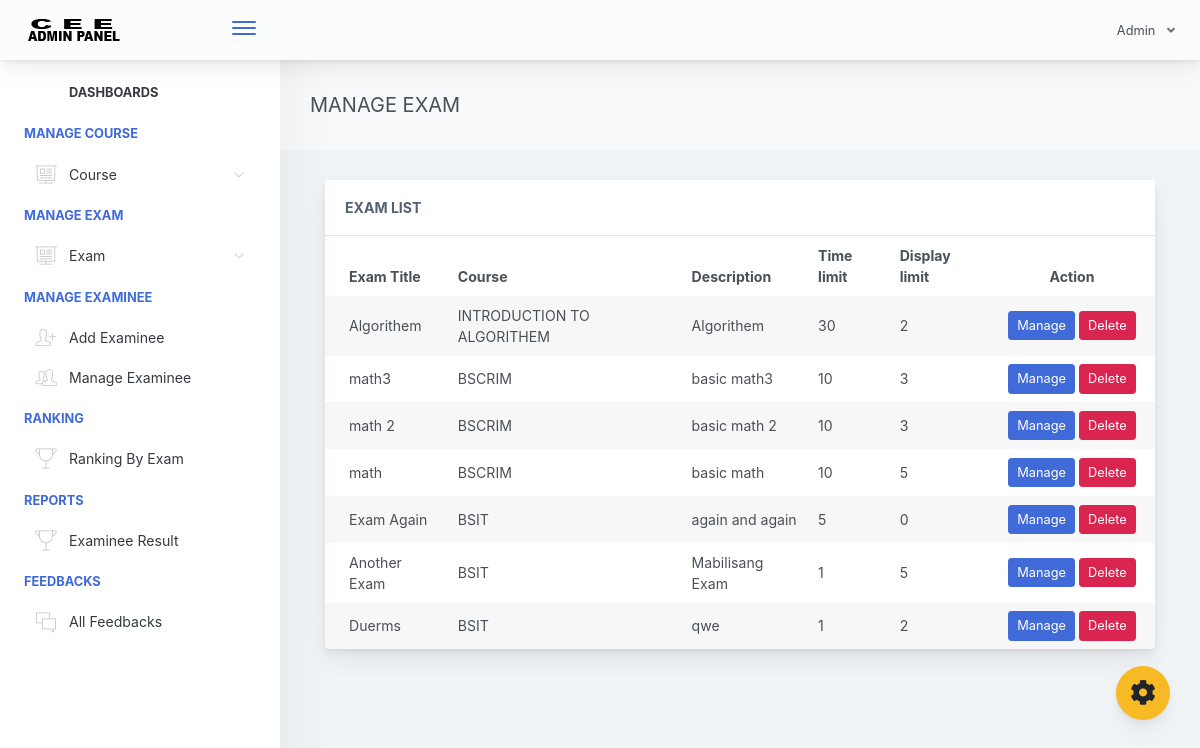
Screenshot of /adminpanel/admin/home.php?page=manage-exam (signed in) with the database file from the repository.
### tables this page shows
CREATE TABLE `exam_tbl` (
  `ex_id` int(11) NOT NULL,
  `cou_id` int(11) NOT NULL,
  `ex_title` varchar(1000) NOT NULL,
  `ex_time_limit` varchar(1000) NOT NULL,
  `ex_questlimit_display` int(11) NOT NULL,
  `ex_description` varchar(1000) NOT NULL,
  `ex_created` timestamp NOT NULL DEFAULT current_timestamp() ON UPDATE current_timestamp()
);

CREATE TABLE `course_tbl` (
  `cou_id` int(11) NOT NULL,
  `cou_name` varchar(1000) NOT NULL,
  `cou_created` timestamp NOT NULL DEFAULT current_timestamp() ON UPDATE current_timestamp()
);

### adminpanel/admin/pages/manage-exam.php (the view, shortened to what this page needs)
<div class="app-main__outer">
        <div class="app-main__inner">
            <div class="app-page-title">
                <div class="page-title-wrapper">
                    <div class="page-title-heading">
                        <div>MANAGE EXAM</div>
                    </div>
                </div>
            </div>
            <div class="col-md-12">
                <div class="main-card mb-3 card">
                    <div class="card-header">ExAM List
                    </div>
                    <div class="table-responsive">
                        <table class="align-middle mb-0 table table-borderless table-striped table-hover" id="tableList">
                            <thead>
                            <tr>
                                <th class="text-left pl-4">Exam Title</th>
                                <th class="text-left ">Course</th>
                                <th class="text-left ">Description</th>
                                <th class="text-left ">Time limit</th>
                                <th class="text-left ">Display limit</th>
                                <th class="text-center" width="20%">Action</th>
                            </tr>
                            </thead>
                            <tbody>
                              <?php
                                $selExam = $conn->query("SELECT * FROM exam_tbl ORDER BY ex_id DESC ");
                                if($selExam->rowCount() > 0)
                                {
                                    while ($selExamRow = $selExam->fetch(PDO::FETCH_ASSOC)) { ?>
                                        <tr>
                                            <td class="pl-4"><?php echo $selExamRow['ex_title']; ?></td>
                                            <td>
                                                <?php
                                                    $courseId =  $selExamRow['cou_id'];
                                                    $selCourse = $conn->query("SELECT * FROM course_tbl WHERE cou_id='$courseId' ");
                                                    while ($selCourseRow = $selCourse->fetch(PDO::FETCH_ASSOC)) {
                                                        echo $selCourseRow['cou_name'];
                                                    }
                                                ?>
                                            </td>
                                            <td><?php echo $selExamRow['ex_description']; ?></td>
                                            <td><?php echo $selExamRow['ex_time_limit']; ?></td>
                                            <td><?php echo $selExamRow['ex_questlimit_display']; ?></td>
                                            <td class="text-center">
                                             <a href="manage-exam.php?id=<?php echo $selExamRow['ex_id']; ?>" type="button" class="btn btn-primary btn-sm">Manage</a>
                                             <button type="button" id="deleteExam" data-id='<?php echo $selExamRow['ex_id']; ?>'  class="btn btn-danger btn-sm">Delete</button>
                                            </td>
                                        </tr>
                                    <?php }
                                }
                               ?>
                            </tbody>
                        </table>
                    </div>
                </div>
            </div>
</div>

### adminpanel/admin/includes/header.php (shortened to what this page needs)
<!doctype html>
<html lang="en">
<head>
    <link href="./main.css" rel="stylesheet">
    <link href="css/sweetalert.css" rel="stylesheet">
    <link href="css/facebox.css" rel="stylesheet">
</head>
<body id="body">
    <div class="app-container app-theme-white body-tabs-shadow fixed-sidebar fixed-header">
        <div class="app-header header-shadow">
            <div class="app-header__logo">
                <div class="logo-src"></div>
                <div class="header__pane ml-auto">
                    <div>
                        <button type="button" class="hamburger close-sidebar-btn hamburger--elastic" data-class="closed-sidebar">
                            <span class="hamburger-box">
                                <span class="hamburger-inner"></span>
                            </span>
                        </button>
                    </div>
                </div>
            </div>
                <div class="app-header__content">
                <div class="app-header-right">
                    <div class="header-btn-lg pr-0">
                        <div class="widget-content p-0">
                            <div class="widget-content-wrapper">
                                <div class="widget-content-left">
                                    <div class="btn-group">
                                        <a data-toggle="dropdown" aria-haspopup="true" aria-expanded="false" class="p-0 btn">
                                            Admin
                                            <i class="fa fa-angle-down ml-2 opacity-8"></i>
                                        </a>
                                    </div>
                                </div>
                            </div>
                        </div>
                    </div>        </div>
            </div>
        </div>

### adminpanel/admin/includes/ui-theme.php (shortened to what this page needs)
<div class="ui-theme-settings">
            <button type="button" id="TooltipDemo" class="btn-open-options btn btn-warning">
                <i class="fa fa-cog fa-w-16 fa-spin fa-2x"></i>
            </button>
        </div>

### adminpanel/admin/home.php (shortened to what this page needs)
<?php include("includes/header.php"); ?>
<?php include("includes/ui-theme.php"); ?>
<div class="app-main">
<?php include("includes/sidebar.php"); ?>
<?php
   @$page = $_GET['page'];
   if($page != '')
   {
     if($page == "add-course")
     {
     include("pages/add-course.php");
     }
     else if($page == "manage-course")
     {
     	include("pages/manage-course.php");
     }
     else if($page == "manage-exam")
     {
      include("pages/manage-exam.php");
     }
   }
   else
   {
     include("pages/home.php");
   }
 ?>
<?php include("includes/footer.php"); ?>

### adminpanel/admin/includes/sidebar.php (shortened to what this page needs)
<div class="app-sidebar sidebar-shadow">
                     <div class="scrollbar-sidebar">
                     <div class="app-sidebar__inner">
                         <ul class="vertical-nav-menu">
                             <li class="app-sidebar__heading"><a href="home.php">Dashboards</a></li>
                             <li class="app-sidebar__heading">MANAGE COURSE</li>
                             <li>
                                 <a href="#">
                                      <i class="metismenu-icon pe-7s-display2"></i>
                                      Course
                                     <i class="metismenu-state-icon pe-7s-angle-down caret-left"></i>
                                 </a>
                             </li>
                             <li class="app-sidebar__heading">MANAGE EXAM</li>
                             <li>
                                 <a href="#">
                                      <i class="metismenu-icon pe-7s-display2"></i>
                                      Exam
                                     <i class="metismenu-state-icon pe-7s-angle-down caret-left"></i>
                                 </a>
                             </li>
                             <li class="app-sidebar__heading">MANAGE EXAMINEE</li>
                             <li>
                                 <a href="" data-toggle="modal" data-target="#modalForAddExaminee">
                                     <i class="metismenu-icon pe-7s-add-user">
                                     </i>Add Examinee
                                 </a>
                             </li>
                             <li>
                                 <a href="home.php?page=manage-examinee">
                                     <i class="metismenu-icon pe-7s-users">
                                     </i>Manage Examinee
                                 </a>
                             </li>
                             <li class="app-sidebar__heading">RANKING</li>
                             <li>
                                 <a href="home.php?page=ranking-exam">
                                     <i class="metismenu-icon pe-7s-cup">
                                     </i>Ranking By Exam
                                 </a>
                             </li>
                             <li class="app-sidebar__heading">REPORTS</li>
                             <li>
                                 <a href="home.php?page=examinee-result">
                                     <i class="metismenu-icon pe-7s-cup">
                                     </i>Examinee Result
                                 </a>
                             </li>
                              <li class="app-sidebar__heading">FEEDBACKS</li>
                             <li>
                                 <a href="home.php?page=feedbacks">
                                     <i class="metismenu-icon pe-7s-chat">
                                     </i>All Feedbacks
                                 </a>
                             </li>
                         </ul>
                     </div>
                 </div>
             </div>

### adminpanel/admin/includes/footer.php (shortened to what this page needs)
    </div>
        </div>
    </div>
<script type="text/javascript" src="./assets/scripts/main.js"></script></body>
</html>

### rows the page displays
exam_tbl: ex_title "Algorithem", ex_description "Algorithem", ex_time_limit "30", ex_questlimit_display "2"
course_tbl: cou_name "INTRODUCTION TO ALGORITHEM"
exam_tbl: ex_title "math3", ex_description "basic math3", ex_time_limit "10", ex_questlimit_display "3"
course_tbl: cou_name "BSCRIM"
exam_tbl: ex_title "math 2", ex_description "basic math 2", ex_time_limit "10", ex_questlimit_display "3"
exam_tbl: ex_title "math", ex_description "basic math", ex_time_limit "10", ex_questlimit_display "5"
exam_tbl: ex_title "Exam Again", ex_description "again and again", ex_time_limit "5", ex_questlimit_display "0"
course_tbl: cou_name "BSIT"
exam_tbl: ex_title "Another Exam", ex_description "Mabilisang Exam", ex_time_limit "1", ex_questlimit_display "5"
exam_tbl: ex_title "Duerms", ex_description "qwe", ex_time_limit "1", ex_questlimit_display "2"
